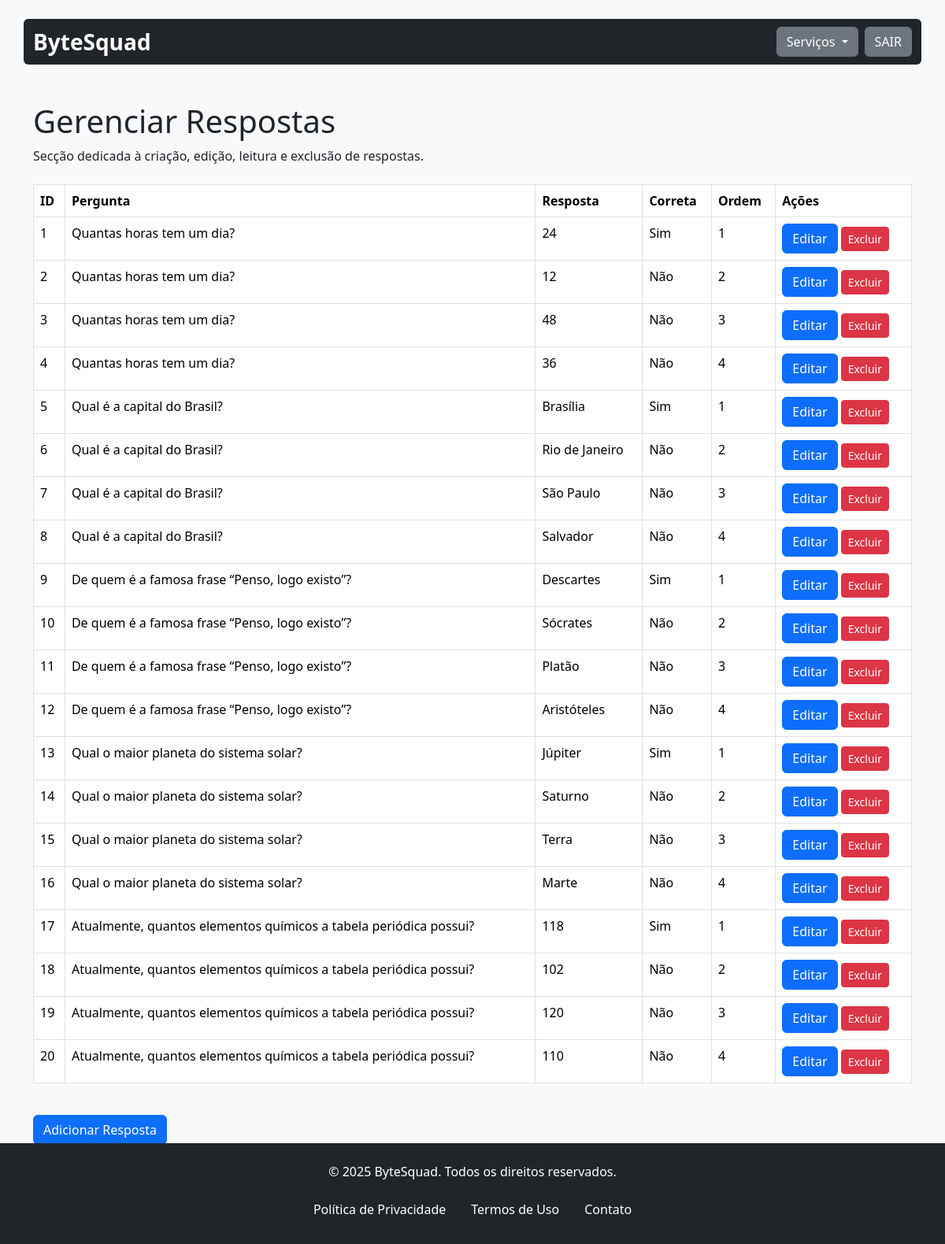
Page /gerenciarResposta.php (signed in) on the committed database.
### tables this page shows
CREATE TABLE `resposta` (
  `id_resposta` int(11) NOT NULL,
  `id_pergunta` int(11) NOT NULL,
  `texto_resposta` varchar(300) NOT NULL,
  `correta` tinyint(1) DEFAULT 0,
  `ordem` int(11) DEFAULT 1
);

CREATE TABLE `pergunta` (
  `id_pergunta` int(11) NOT NULL,
  `id_nivel` int(11) NOT NULL,
  `texto_pergunta` text NOT NULL,
  `tipo_pergunta` varchar(50) DEFAULT 'multipla_escolha',
  `ordem` int(11) DEFAULT 1
);

### assets/classes/respostas.class.php (called while the page is built, shortened)
<?php
require_once 'conexao.class.php';
class Respostas
{
    private $con;
    public function __construct()
    {
        $this->con = new Conexao();
    }
    public function listar($id_pergunta = null)
    {
        try {
            if ($id_pergunta) {
                $sql = $this->con->conectar()->prepare("SELECT * FROM resposta WHERE id_pergunta = :id_pergunta ORDER BY ordem ASC");
                $sql->bindParam(':id_pergunta', $id_pergunta, PDO::PARAM_INT);
            } else {
                $sql = $this->con->conectar()->prepare("SELECT * FROM resposta ORDER BY id_pergunta, ordem ASC");
            }
            $sql->execute();
            return $sql->fetchAll(PDO::FETCH_ASSOC);
        } catch (PDOException $ex) {
            echo "ERRO: " . $ex->getMessage();
        }
    }
}

### assets/classes/conexao.class.php (called while the page is built)
<?php
class Conexao{
    private $servidor;
    private $senha;
    private $usuario;
    private $banco;
    private static $pdo;
    public function __construct(){
        $this->servidor = "localhost";
        $this->banco = "bytesquad";
        $this->senha = "";
        $this->usuario = "root";
    }
    public function conectar(){
        try{
            if(is_null(self::$pdo)){
                self::$pdo = new PDO("mysql:host=".$this->servidor."; dbname=".$this->banco, $this->usuario, $this->senha);
            }
            return self::$pdo;
        } catch(PDOException $ex){
            echo $ex->getMessage();
        }
    }
}

### assets/classes/perguntas.class.php (called while the page is built, shortened)
<?php
require_once 'conexao.class.php';
class Perguntas
{
    private $con;
    public function __construct()
    {
        $this->con = new Conexao();
    }
    public function buscarPergunta($id_pergunta)
    {
        try {
            $sql = $this->con->conectar()->prepare("SELECT * FROM pergunta WHERE id_pergunta = :id_pergunta");
            $sql->bindParam(':id_pergunta', $id_pergunta, PDO::PARAM_INT);
            $sql->execute();
            return $sql->fetch(PDO::FETCH_ASSOC);
        } catch (PDOException $ex) {
            error_log("ERRO: " . $ex->getMessage());
            return false;
        }
    }
}

### assets/classes/administrador.class.php (called while the page is built, shortened)
<?php
require_once 'conexao.class.php';
class Administrador
{
    private $permissoes;
    private $con;
    public function __construct()
    {
        $this->con = new Conexao();
    }
    public function setUsuario($id)
    {
        $sql = $this->con->conectar()->prepare("SELECT * FROM administrativo WHERE id_administrativo = :id");
        $sql->bindValue(":id", $id);
        $sql->execute();
        if ($sql->rowCount() > 0) {
            $sql = $sql->fetch();
            $this->permissoes = explode(', ', $sql['permissoes_admin']);
        }
    }
    public function temPermissoes($permissao)
    {
        if (isset($_SESSION['Logado'])) {
            $id = $_SESSION['Logado'];
            $this->setUsuario($id);
            return in_array($permissao, $this->permissoes);
        }
        return false;
    }
}

### gerenciarResposta.php (the view, shortened to what this page needs)
<?php
include 'assets/inc/header.inc.php';
include 'assets/classes/respostas.class.php';
include 'assets/classes/perguntas.class.php';
$resposta = new Respostas();
$pergunta = new Perguntas();
require_once './assets/classes/administrador.class.php';
$admin = new Administrador();
?>
<main class="container mt-5">
    <div class="header-content mb-4">
        <h1>Gerenciar Respostas</h1>
        <p>Secção dedicada à criação, edição, leitura e exclusão de respostas.</p>
    </div>
    <div class="table-responsive mb-4">
        <table class="table table-bordered table-hover">
            <thead class="thead-light">
                <tr>
                    <th>ID</th>
                    <th>Pergunta</th>
                    <th>Resposta</th>
                    <th>Correta</th>
                    <th>Ordem</th>
                    <th>Ações</th>
                </tr>
            </thead>
            <tbody>
                <?php
                $lista = $resposta->listar();
                foreach ($lista as $item):
                    $perguntaInfo = $pergunta->buscarPergunta($item['id_pergunta']);
                ?>
                    <tr>
                        <td><?php echo $item['id_resposta']; ?></td>
                        <td><?php echo $perguntaInfo ? $perguntaInfo['texto_pergunta'] : 'Pergunta não encontrada'; ?></td>
                        <td><?php echo $item['texto_resposta']; ?></td>
                        <td><?php echo $item['correta'] ? 'Sim' : 'Não'; ?></td>
                        <td><?php echo $item['ordem']; ?></td>
                        <td>
                            <?php if ($admin->temPermissoes('EDIT')): ?>
                                <button type="button" class="btn btn-primary" data-bs-toggle="modal"
                                    data-bs-target="#editarModal<?php echo $item['id_resposta']; ?>">
                                    Editar
                                </button>
                            <?php endif; ?>
                            <?php if ($admin->temPermissoes('DELETE')): ?>
                                <a href="deletarResposta.php?id_resposta=<?php echo $item['id_resposta']; ?>"
                                    class="btn btn-sm btn-danger"
                                    onclick="return confirm('Você tem certeza que deseja excluir esta resposta?')">Excluir</a>
                            <?php endif; ?>
                        </td>
                    </tr>
                <?php endforeach ?>
            </tbody>
        </table>
    </div>
    <?php if ($admin->temPermissoes('ADD')): ?>
        <button type="button" class="btn btn-primary" data-bs-toggle="modal" data-bs-target="#adicionarRespostaModal">
            Adicionar Resposta
        </button>
    <?php endif; ?>
</main>
<?php include 'assets/inc/footer.inc.php'; ?>
</body>
</html>

### assets/inc/header.inc.php (style rules this page uses)
html { height: 100%; }
body { position: relative; margin: 0; min-height: 100%; padding-bottom: 7.85rem; }

### rows in the picture
resposta: id_resposta "1", id_pergunta.texto_pergunta "Quantas horas tem um dia?", texto_resposta "24", correta "Sim", ordem "1"
resposta: id_resposta "2", id_pergunta.texto_pergunta "Quantas horas tem um dia?", texto_resposta "12", correta "Não", ordem "2"
resposta: id_resposta "3", id_pergunta.texto_pergunta "Quantas horas tem um dia?", texto_resposta "48", correta "Não", ordem "3"
resposta: id_resposta "4", id_pergunta.texto_pergunta "Quantas horas tem um dia?", texto_resposta "36", correta "Não", ordem "4"
resposta: id_resposta "5", id_pergunta.texto_pergunta "Qual é a capital do Brasil?", texto_resposta "Brasília", correta "Sim", ordem "1"
resposta: id_resposta "6", id_pergunta.texto_pergunta "Qual é a capital do Brasil?", texto_resposta "Rio de Janeiro", correta "Não", ordem "2"
resposta: id_resposta "7", id_pergunta.texto_pergunta "Qual é a capital do Brasil?", texto_resposta "São Paulo", correta "Não", ordem "3"
resposta: id_resposta "8", id_pergunta.texto_pergunta "Qual é a capital do Brasil?", texto_resposta "Salvador", correta "Não", ordem "4"
resposta: id_resposta "9", id_pergunta.texto_pergunta "De quem é a famosa frase “Penso, logo existo”?", texto_resposta "Descartes", correta "Sim", ordem "1"
resposta: id_resposta "10", id_pergunta.texto_pergunta "De quem é a famosa frase “Penso, logo existo”?", texto_resposta "Sócrates", correta "Não", ordem "2"
resposta: id_resposta "11", id_pergunta.texto_pergunta "De quem é a famosa frase “Penso, logo existo”?", texto_resposta "Platão", correta "Não", ordem "3"
resposta: id_resposta "12", id_pergunta.texto_pergunta "De quem é a famosa frase “Penso, logo existo”?", texto_resposta "Aristóteles", correta "Não", ordem "4"
resposta: id_resposta "13", id_pergunta.texto_pergunta "Qual o maior planeta do sistema solar?", texto_resposta "Júpiter", correta "Sim", ordem "1"
resposta: id_resposta "14", id_pergunta.texto_pergunta "Qual o maior planeta do sistema solar?", texto_resposta "Saturno", correta "Não", ordem "2"
resposta: id_resposta "15", id_pergunta.texto_pergunta "Qual o maior planeta do sistema solar?", texto_resposta "Terra", correta "Não", ordem "3"
resposta: id_resposta "16", id_pergunta.texto_pergunta "Qual o maior planeta do sistema solar?", texto_resposta "Marte", correta "Não", ordem "4"
resposta: id_resposta "17", id_pergunta.texto_pergunta "Atualmente, quantos elementos químicos a tabela periódica possui?", texto_resposta "118", correta "Sim", ordem "1"
resposta: id_resposta "18", id_pergunta.texto_pergunta "Atualmente, quantos elementos químicos a tabela periódica possui?", texto_resposta "102", correta "Não", ordem "2"
resposta: id_resposta "19", id_pergunta.texto_pergunta "Atualmente, quantos elementos químicos a tabela periódica possui?", texto_resposta "120", correta "Não", ordem "3"
resposta: id_resposta "20", id_pergunta.texto_pergunta "Atualmente, quantos elementos químicos a tabela periódica possui?", texto_resposta "110", correta "Não", ordem "4"
